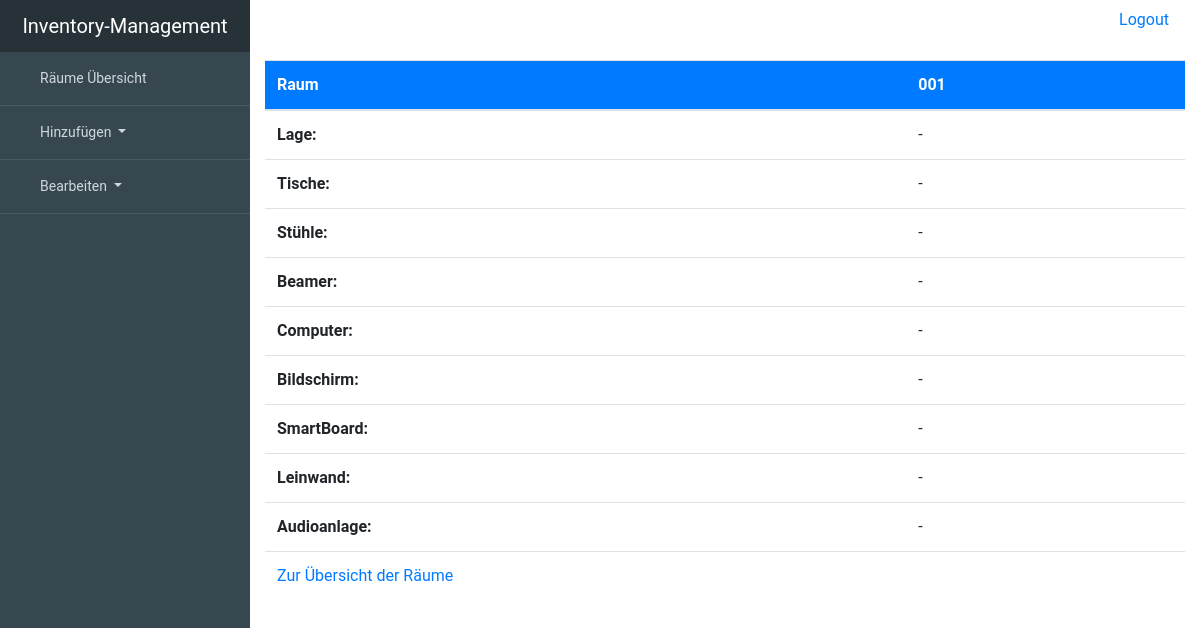
Before: /room/001/ with the older database file.
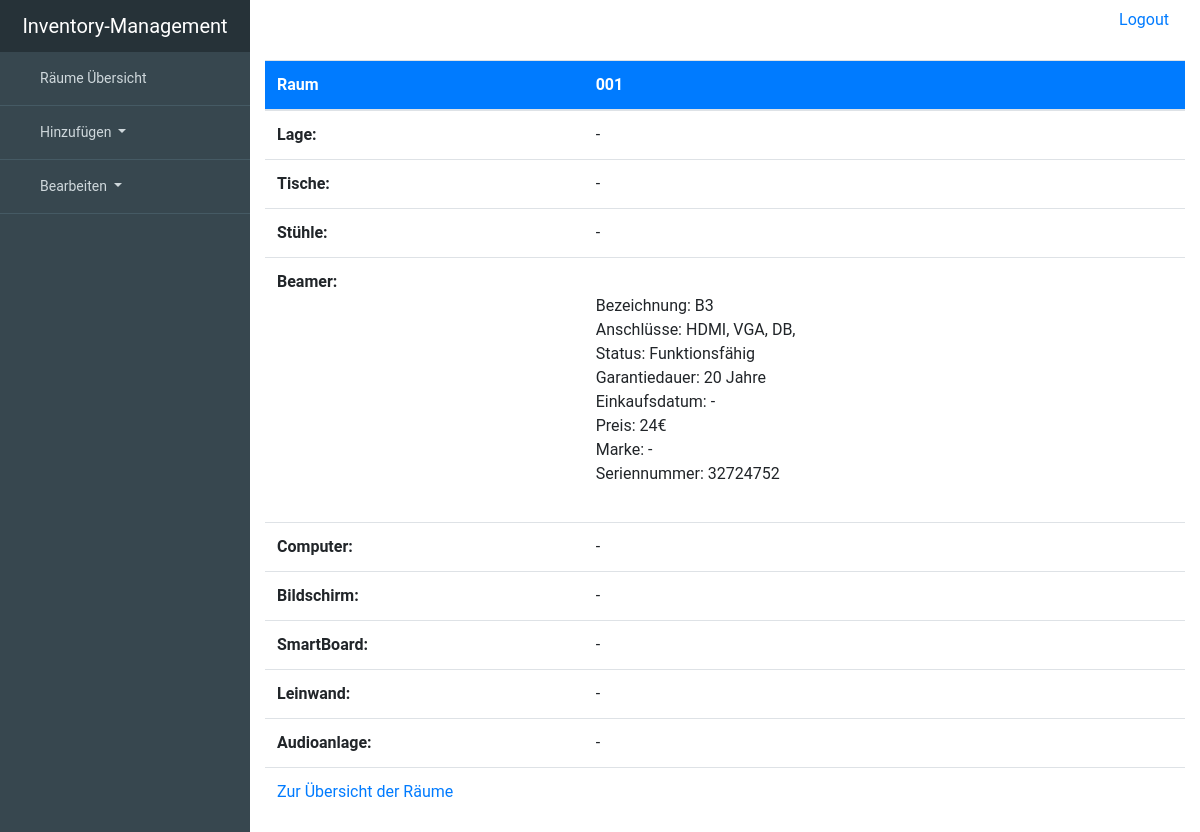
After: the same page with the newer database file.
### inventory_managementsentials/models.py (models this page shows, shortened)
class Device(models.Model):
    room = models.ForeignKey('Room', null=True, blank=True, on_delete=models.SET_NULL)
    description = models.CharField(max_length=99, unique=True, primary_key=True)
    working = 'working'
    broken = 'broken'
    status_choice = [(working, "working"), (broken, "broken")]
    status = models.CharField(choices=status_choice, max_length=7, blank=True, null=True)
    serialnumber = models.CharField(max_length=99, blank=True, null=True)
    warranty_period = models.IntegerField(blank=True, null=True)
    date_of_purchase = models.DateTimeField(blank=True, null=True)
    price = models.IntegerField(blank=True, null=True)
    brand = models.ForeignKey(Brand, on_delete=models.SET_NULL, blank=True, null=True)
    class Meta:
        abstract = True

class Beamer(Device):
    HDMI = models.BooleanField(blank=True, null=True)
    VGA = models.BooleanField(blank=True, null=True)
    DVI = models.BooleanField(blank=True, null=True)
    DB = models.BooleanField(blank=True, null=True)
    USBTypeC = models.BooleanField(blank=True, null=True)
    class Meta:
        verbose_name = "Beamer"
        verbose_name_plural = "Beamers"

### inventory_managementsentials/views.py (the view)
# urls.py: url(r'^room/(?P<pk>.+)/$', views.RoomDetailView.as_view(), name='room'),
class RoomDetailView(generic.DetailView):
    model = Room
    template_name = 'inventory_managementsentials/room_detail.html'

### inventory_managementsentials/templates/inventory_managementsentials/room_detail.html (shortened to what the changed rows need)
{% extends "inventory_managementsentials/base.html" %}
{% block content %}
    <table class="table table-hover" style="margin-top: 20px ">
        <thead style="background-color: #007bff; color: #ffffff">
        <tr>
            <th scope="col">Raum</th>
            <th scope="col">{{ object.description }}</th>
        </tr>
        </thead>
        <tbody>
        <tr>
            <th scope="row">Lage:</th>
        </tr>
        <tr>
            <th scope="row>">Tische:</th>
        </tr>
        <tr>
            <th scope="row>">Stühle:</th>
        </tr>
        <tr>
        <th scope="row">Beamer:</th>
            <td>
                {% if object.beamer_set.all %}
                    {% for beamer in object.beamer_set.all %}
                        <br>
                        Bezeichnung: {{ beamer.description }}<br>
                        Anschlüsse:
                            {% if beamer.HDMI %}HDMI,{% endif %}
                            {% if beamer.VGA %}VGA,{% endif %}
                            {% if beamer.DB %}DB,{% endif %}
                        <br>
                        Status:
                        {% if beamer.status == 'working' %}
                            Funktionsfähig
                        {% elif beamer.status == 'broken' %}
                            Defekt
                        {% else %}
                            -
                        {% endif %}
                        <br>
                        Garantiedauer:
                        {% if beamer.warranty_period %}
                            {{ beamer.warranty_period }} Jahre
                        {% else %}
                            -
                        {% endif %}
                        <br>
                        Einkaufsdatum: {{ beamer.date_of_purchase|default_if_none:'-' }}<br>
                        Preis:
                        {% if beamer.price %}
                            {{ beamer.price}}€
                        {% else %}
                            keine Angabe
                        {% endif %}
                        <br>
                        Marke: {{ beamer.brand|default_if_none:'-'}}<br>
                        Seriennummer: {{ beamer.serialnumber|default_if_none:'-'}}<br>
                        <br>
                    {% endfor %}
                {% else %}
                    -
                {% endif %}
            </td>
        </tr>
        <tr>
            <th scope="row">Computer:</th>
        </tr>
        <tr>
            <th scope="row">Bildschirm:</th>
        </tr>
        <tr>
            <th scope="row">SmartBoard:</th>
        </tr>
        <tr>
            <th scope="row">Leinwand:</th>
        </tr>
        <tr>
            <th scope="row">Audioanlage:</th>
        </tr>
        </tbody>
    </table>
{% endblock %}

Changed rows visible on the page:
added Beamer: description "B3", HDMI "HDMI,", VGA "VGA,", DB "DB,", status "Funktionsfähig", warranty_period "20", date_of_purchase "-", price "24", brand "-", serialnumber "32724752"
